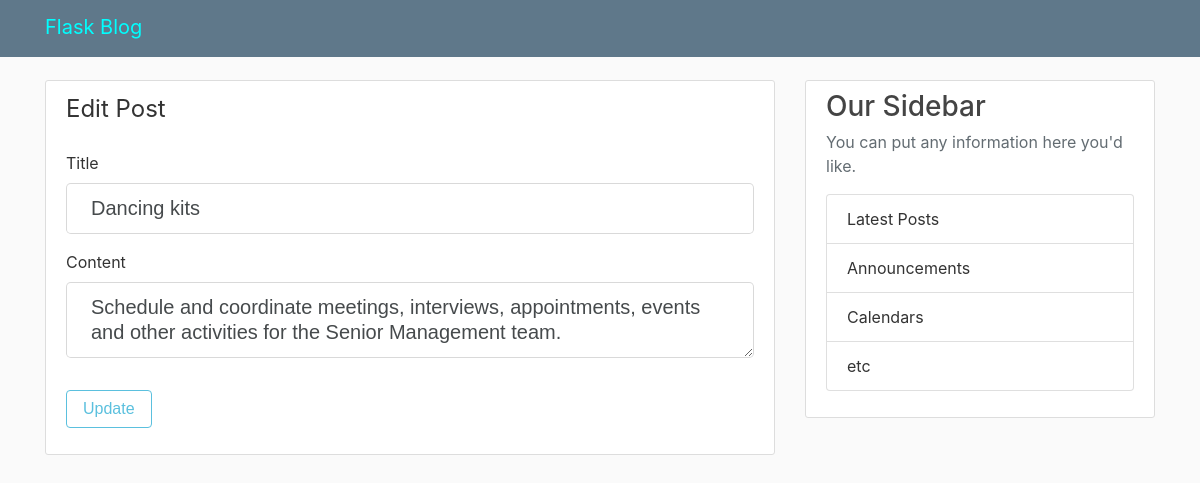
Screenshot of /editpost-9 (signed in) with the database file from the repository.
### flaskblog/models.py (models this page shows, shortened)
class Post(db.Model):
    id = db.Column(db.Integer, primary_key=True)
    title = db.Column(db.String(100), nullable=False)
    date_posted = db.Column(db.DateTime, nullable=False, default=datetime.utcnow)
    content = db.Column(db.Text, nullable=False)
    user_id = db.Column(db.Integer, db.ForeignKey('user.id'),nullable=False)

### flaskblog/posts/routes.py (the view)
@posts.route('/editpost-<int:post_id>',methods=['GET','POST'])
def editpost(post_id):
    form = UpdatePostForm()
    post = Post.query.get_or_404(post_id)
    if post.author != current_user:
         abort(403)
    if form.validate_on_submit():
        post.title = form.title.data
        post.content = form.content.data
        db.session.commit()
        flash('Post has been updated successfully!','success')
        return redirect(url_for('posts.post',post_id=post.id))
    elif request.method == 'GET':
        form.title.data = post.title
        form.content.data = post.content
    return render_template('edit_post.html', title='Update Post', post=post,form=form)

### flaskblog/posts/forms.py
class UpdatePostForm(FlaskForm):
    title = StringField('Title',validators=[DataRequired()])
    content = TextAreaField('Content',validators=[DataRequired()])
    submit = SubmitField('Update')

### flaskblog/models.py (called while the page is built)
@login_manager.user_loader
def load_user(user_id):
    return User.query.get(int(user_id))

### flaskblog/templates/edit_post.html (shortened to what this page needs)
{% extends "layout.html"%}
{% block content%}
<div class="content-section">
    <form method="POST" action="">
        <fieldset class="form-group">
            <legend class="border-bottom mb-4">Edit Post</legend>
            <div class='form-group'>
                {{form.title.label(class="form-control-label")}}
                {% if form.title.errors %}
                    {{form.title(class="form-control form-control-lg is-invalid")}}
                    <div class="invalid-feedback">
                        {% for error in form.title.errors %}
                            <span>{{error}}</span>
                        {% endfor %}
                    </div>
                {% else %}
                {{form.title(class="form-control form-control-lg")}}
                 {% endif %}
            </div>
            <div class='form-group'>
                {{form.content.label(class="form-control-label")}}
                {% if form.content.errors %}
                    {{form.content(class="form-control form-control-lg is-invalid")}}
                    <div class="invalid-feedback">
                        {% for error in form.content.errors %}
                            <span>{{error}}</span>
                        {% endfor %}
                    </div>
                {% else %}
                    {{form.content(class="form-control form-control-lg")}}
                {% endif %}
                 </div>
       </fieldset>
        <div class='form-group'>
            {{form.submit(class="btn btn-outline-info")}}
        </div>
    </form>
</div>
{%endblock%}

### flaskblog/static/css/main.css (style rules this page uses)
body { background: #fafafa; color: #333333; margin-top: 5rem; }
.content-section { background: #ffffff; padding: 10px 20px; border: 1px solid #dddddd; border-radius: 3px; margin-bottom: 20px; }

### rows the page displays
Post: title "Dancing kits", content "Schedule and coordinate meetings, interviews, appointments, events and other activities for the Senior Management team."
